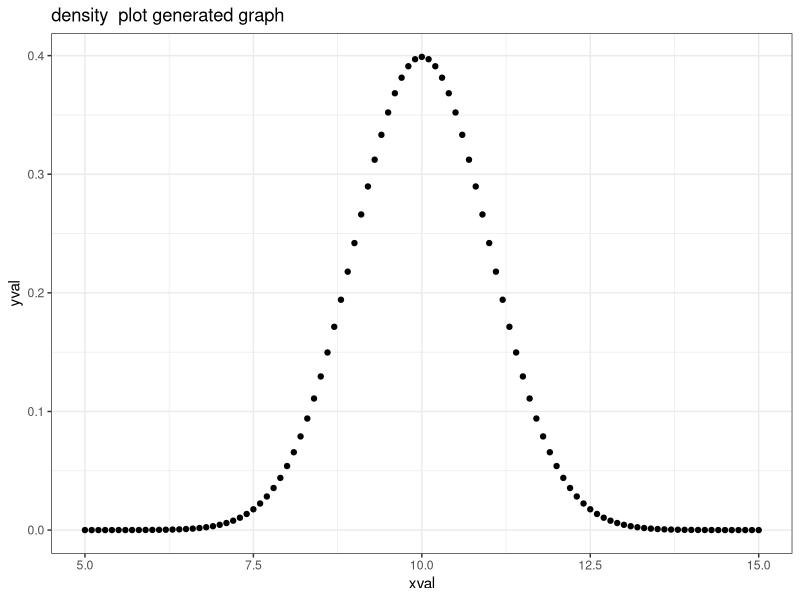
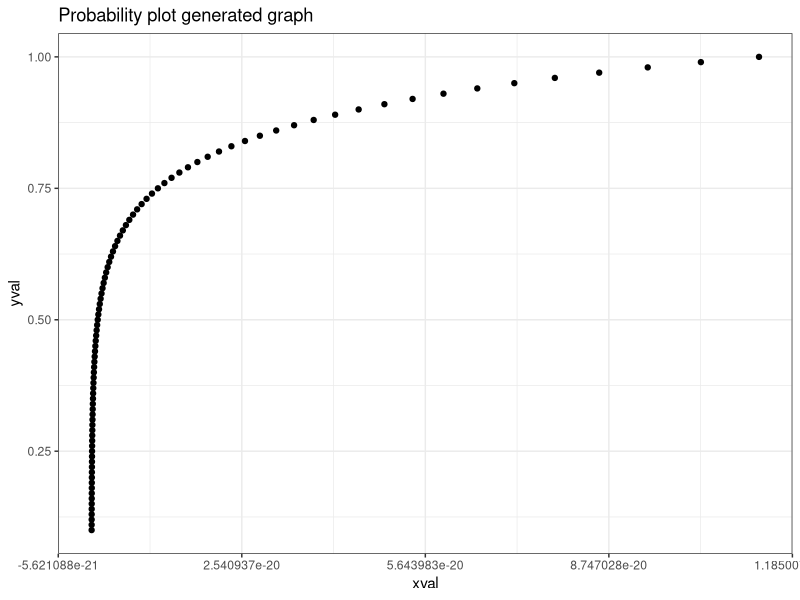
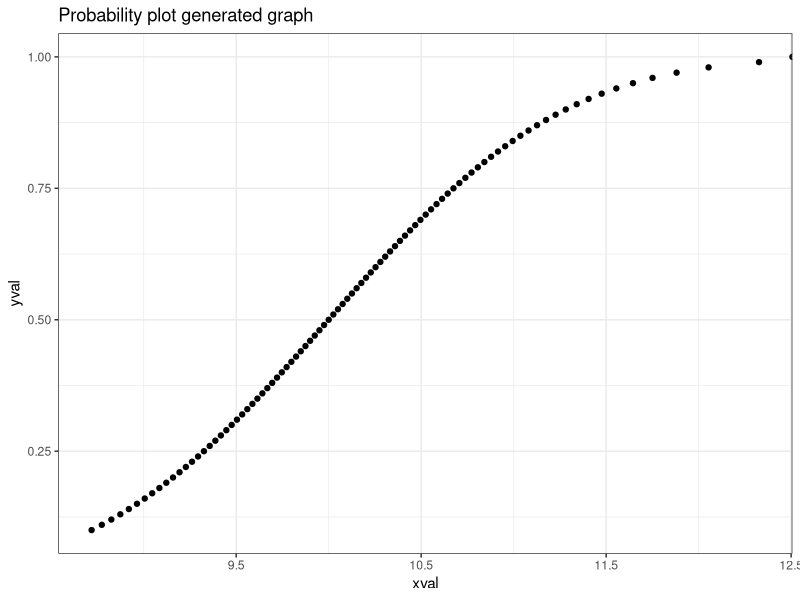
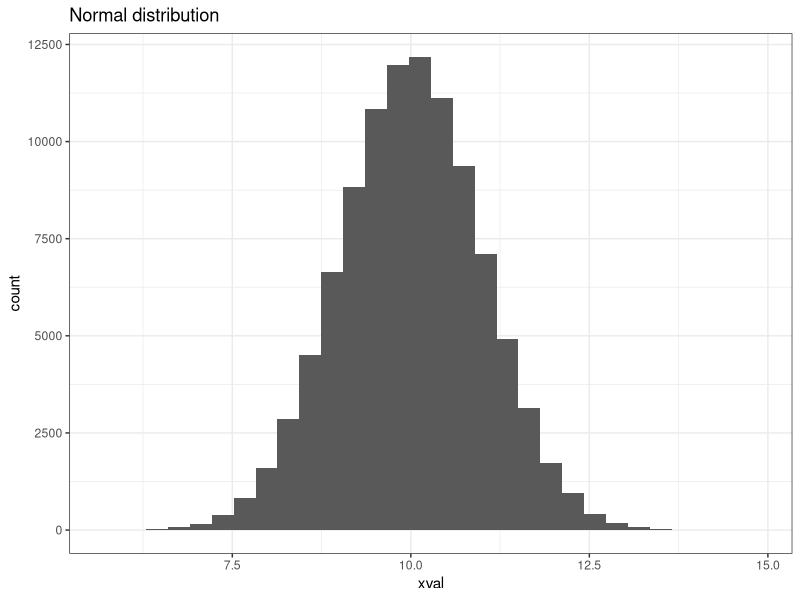
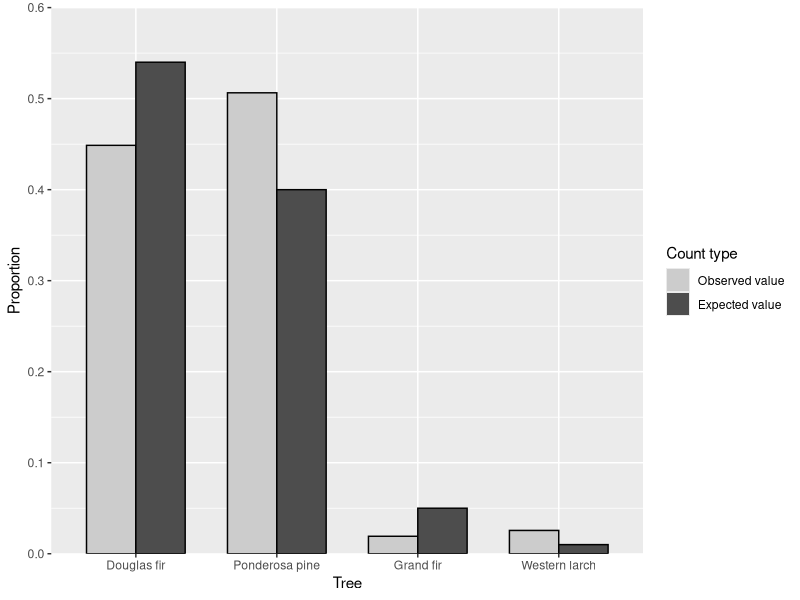
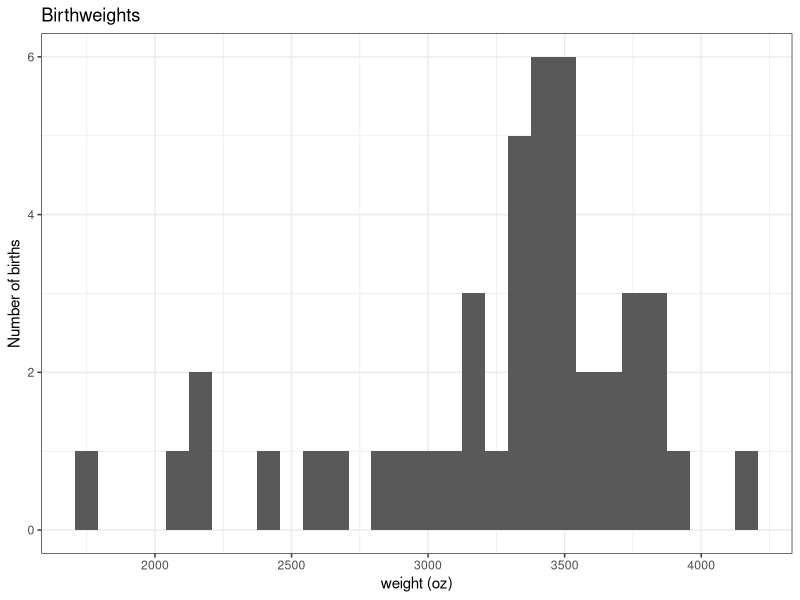
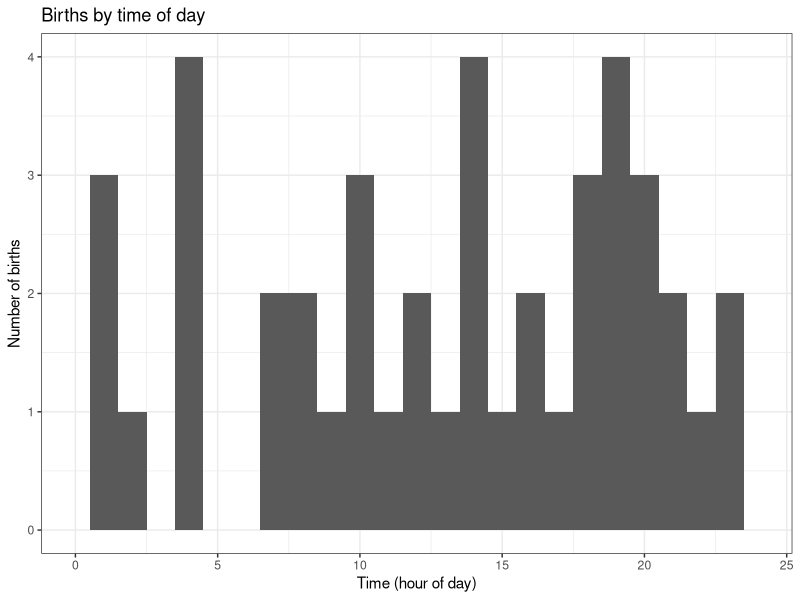
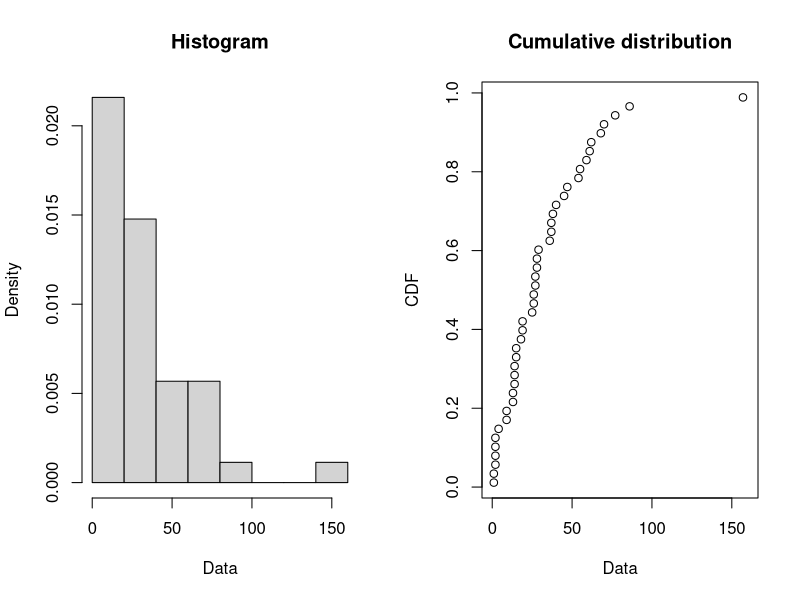

Write R code to recreate these figures, in order.
## ---- chunk 1
library(dplyr)
library(magrittr)
library(tidyr)
library(ggplot2)
library(grid)
library(foreach)
library(fitdistrplus)
## ---- chunk 2
xval <- seq(5, 15, by = 0.1)
yval <- dnorm(xval, 10, 1)
## ---- chunk 3
normexample <- data.frame(xval, yval)
ggplot(normexample) + geom_point(aes(xval, yval)) + theme_bw() + ggtitle("density  plot generated graph")
## ---- chunk 4
yval <- seq(0.1, 1, by = 0.01)
xval <- pnorm(yval, 10, 1)
## ---- chunk 5
normalexample <- data.frame(xval, yval)
ggplot(normalexample) + geom_point(aes(xval, yval)) + theme_bw() + ggtitle("Probability plot generated graph")
## ---- chunk 6
xval <- qnorm(yval, 10, 1)
## ---- chunk 7
normalexample <- data.frame(xval, yval)
ggplot(normalexample) + geom_point(aes(xval, yval)) + theme_bw() + ggtitle("Probability plot generated graph")
## ---- chunk 8
xval <- rnorm(100000, 10, 1)
## ---- chunk 9
normaldensity <- data.frame(xval)
ggplot(normaldensity) + geom_histogram(aes(xval)) + theme_bw() + ggtitle("Normal distribution")
## ---- chunk 10
Input =("
Tree              Value      Count   Total Proportion  Expected
'Douglas fir'     Observed   70      156   0.4487      0.54
'Douglas fir'     Expected   54      100   0.54        0.54
'Ponderosa pine'  Observed   79      156   0.5064      0.40
'Ponderosa pine'  Expected   40      100   0.40        0.40
'Grand fir'       Observed    3      156   0.0192      0.05
'Grand fir'       Expected    5      100   0.05        0.05
'Western larch'   Observed    4      156   0.0256      0.01
'Western larch'   Expected    1      100   0.01        0.01
")
  
Forage = read.table(textConnection(Input),header=TRUE)
## ---- chunk 11
Forage = 
mutate(Forage,
       Tree = factor(Tree, levels=unique(Tree)),
       Value = factor(Value, levels=unique(Value))
       )
## ---- chunk 12
ggplot(Forage, 
   aes(x = Tree, y = Proportion, fill = Value))  +
       geom_bar(stat="identity", position = "dodge", width = 0.7) +
       geom_bar(stat="identity", position = "dodge", 
                colour = "black", width = 0.7, 
                show.legend = FALSE)  +
                scale_y_continuous(breaks = seq(0, 0.60, 0.1), 
                limits = c(0, 0.60), 
                expand = c(0, 0))  +
       scale_fill_manual(name = "Count type" , 
                 values = c('grey80', 'grey30'), 
                 labels = c("Observed value", 
                            "Expected value"))
## ---- chunk 13
observed = c(423, 133)   
expected = c(0.75, 0.25)
  
chisq.test(x = observed,
           p = expected)
## ---- chunk 14
chisq.test(x = Forage[Forage$Value=="Observed",]$Proportion,
           p = Forage[Forage$Value=="Expected",]$Proportion)
## ---- chunk 15
brisbanebirths <- data.frame( 
  birthTime24hr = c('0005', '0104', '0118', '0155', '0257', '0405', '0407', '0422', '0431', '0708', '0735', '0812', '0814', '0909',
                '1035', '1049', '1053', '1133', '1209','1256', '1305', '1406', '1407', '1433', '1446', '1514',
                '1631', '1657', '1742', '1807', '1825', '1854', '1909', '1947', '1949', '1951', '2010', '2037',
                '2051', '2104', '2123', '2217', '2327', '2355'),
      gender = c(1, 1, 2, 2, 2, 1, 1, 2, 2, 2, 2, 2, 1, 1, 2, 1,
         1, 2, 2, 2, 2, 1, 1, 1, 1, 2, 2, 2, 1, 2, 1, 2,
         2, 2, 2, 2, 1, 2, 2, 2, 2, 1, 1, 1),
      weight = c(3837, 3334, 3554, 3838, 3625, 2208, 1745, 2846, 3166, 3520, 
        3380, 3294, 2576, 3208, 3521, 3746, 3523, 2902, 2635, 3920, 
        3690, 3430, 3480, 3116, 3428, 3783, 3345, 3034, 2184, 3300, 
        2383, 3428, 4162, 3630, 3406, 3402, 3500, 3736, 3370, 2121, 
        3150, 3866, 3542, 3278),
      minuteofday = c(5, 64, 78, 115, 177, 245, 247, 262, 271, 428,
        455, 492, 494, 549, 635, 649, 653, 693, 729, 776,
        785, 846, 847, 873, 886, 914, 991, 1017, 1062, 1087,
        1105, 1134, 1149, 1187, 1189, 1191, 1210, 1237, 1251, 1264, 
        1283, 1337, 1407, 1435))
## ---- chunk 16
ggplot(brisbanebirths) + geom_histogram(aes(weight)) + ggtitle("Birthweights") + 
  xlab("weight (oz)") + ylab("Number of births") + theme_bw()
## ---- chunk 17
ggplot(brisbanebirths) + geom_histogram(aes(floor(minuteofday/60)), binwidth = 1, center=0) + ggtitle("Births by time of day") + 
  xlab("Time (hour of day)") + xlim(0,24) +
  ylab("Number of births") +  theme_bw()
## ---- chunk 18
brisbanebirths$interarrival <- (foreach(i=1:nrow(brisbanebirths), .combine=c) 
  %do% 
    (max(1, brisbanebirths$minuteofday[i] - 
            brisbanebirths$minuteofday[max(1,i-1)]
         )
    )
)
print(summary(brisbanebirths$interarrival[2:44]))
print(tail(brisbanebirths$interarrival))
## ---- chunk 19
#library(fitdistrplus)
plotdist(brisbanebirths$interarrival)
## ---- chunk 20
descdist(brisbanebirths$interarrival)
## ---- chunk 21
birth_dist <- fitdist(brisbanebirths$interarrival, "exp")
summary(birth_dist)
birth_dist$estimate
## ---- chunk 22
par(mfrow = c(2,2))
denscomp(birth_dist)
qqcomp(birth_dist)
cdfcomp(birth_dist)
ppcomp(birth_dist)
par(mfrow = c(1,1))
## ---- chunk 23
test<- gofstat(birth_dist)
## ---- chunk 24
test$ks
## ---- chunk 25
test$kstest
## ---- chunk 26
turnaround <- c(239, 273, 308, 230, 312, 324, 534, 283, 86, 102,
                60, 103, 1211, 228, 341, 119, 104, 186, 151, 519,
                50, 53, 61, 98, 157, 109, 118, 82, 130, 163,
                70, 70, 125, 144, 159, 59, 68, 161, 45, 44,
                164, 68, 156, 169, 72, 89, 159, 176, 252, 260,
                89, 126, 136, 158, 103, 53, 54, 175, 179, 149,
                152, 67, 229, 79, 89, 75, 84, 111, 180, 121,
                241, 53, 46, 46, 51, 80, 91, 93, 828, 70,
                186, 82, 270, 29, 115, 197, 40, 89, 54, 50,
                107, 28, 181, 83, 373, 150, 153, 205, 64, 204,
                74, 37, 87, 117, 151, 391, 120, 76, 93, 144,
                152, 155, 229, 63, 241, 78, 102, 172, 217, 226,
                323, 85, 169, 215, 26, 56, 52, 188, 128, 265,
                160, 196, 63, 170, 211, 96, 268, 54, 55, 114,
                205, 428, 95, 141, 216, 109, 36, 87, 297, 44,
                109, 84, 110, 8, 79, 135, 39, 61, 241, 293,
                335, 36, 46, 116, 120, 138, 143, 28, 164, 82,
                36, 13, 702, 94, 53, 112, 170, 189, 50, 62,
                72, 258, 79, 32, 66, 84, 124, 136, 561, 144,
                231, 168, 35, 128, 128, 130, 179, 225, 186)

turnaround_df <- data.frame(turnaround)
summary(turnaround)
## ---- chunk 27
ggplot(turnaround_df) + geom_histogram(aes(turnaround)) + theme_bw()
## ---- chunk 28
descdist(turnaround_df$turnaround)
## ---- chunk 29
turnaround_lnorm <- fitdist(turnaround_df$turnaround, "lnorm")
gofstat(turnaround_lnorm)
## ---- chunk 30
par(mfrow = c(2, 2))
denscomp(turnaround_lnorm)
qqcomp(turnaround_lnorm)
cdfcomp(turnaround_lnorm)
ppcomp(turnaround_lnorm)
par(mfrow = c(1,1))
## ---- chunk 31
turnaround_gamma <- fitdist(turnaround_df$turnaround, "gamma")
gofstat(turnaround_gamma)
## ---- chunk 32
par(mfrow = c(2, 2))
denscomp(turnaround_gamma)
qqcomp(turnaround_gamma)
cdfcomp(turnaround_gamma)
ppcomp(turnaround_gamma)
par(mfrow = c(1,1))
## ---- chunk 33
simplesim <- function(points){
  xval <- runif(n=points, 0, 1)
  yval <- runif(n=points, 0, 1)
  inside <- ifelse(xval^2 + yval^2 <= 1, 
                   1, 
                   0)
  result <- sum(inside)/points
}
print(simplesim(100))
## ---- chunk 34
points = 100
pointsreps = rep(100, points)
simplesimresults <- sapply(pointsreps, simplesim)
summary(simplesimresults)
## ---- chunk 35
hist(simplesimresults, main="Distribution of simplesim results", xlab="simplesim output")
## ---- chunk 36
quantile(simplesimresults, probs = c(0.025, 0.05, 0.5, 0.95, 0.975))
